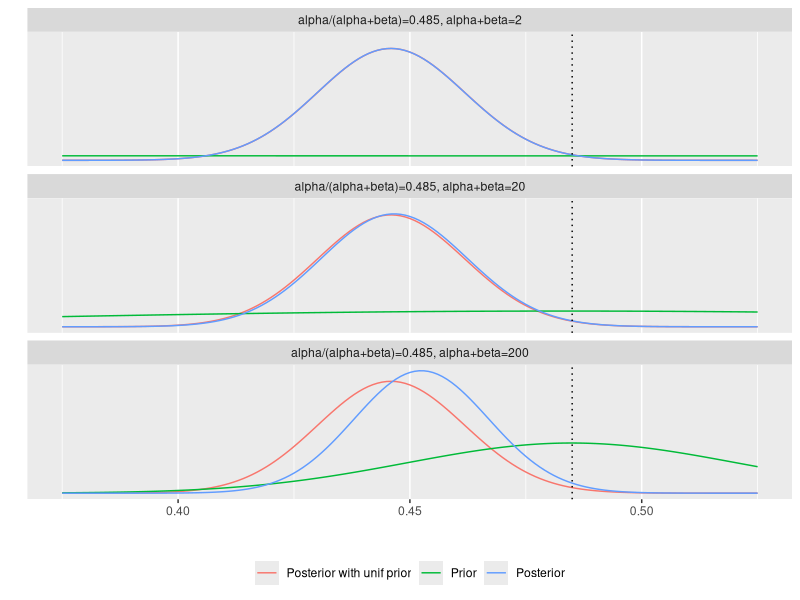

The R source for this figure:
# Bayesian data analysis
# Aki Vehtari <Aki.Vehtari@aalto.fi>
# Markus Paasiniemi <Markus.Paasiniemi@aalto.fi>

# Probability of a girl birth given placenta previa (BDA3 p. 37).
# Illustrate the effect of prior.
# Comparison of posterior distributions with different
# parameter values for the beta prior distribution.

# ggplot2 is used for plotting, tidyr for manipulating data frames
library(ggplot2)
library(tidyr)

# Prior, posterior and data:
# observed data, 437 girls and 543 boys
a <- 437
b <- 543

# Evaluate densities at evenly spaced points between 0.375 and 0.525
df1 <- data.frame(x = seq(0.375, 0.525, 0.001))

# Posterior with Beta(1,1), ie. uniform prior
df1$pu <- dbeta(df1$x, a+1, b+1)

# 3 different choices for priors, Beta(0.485*2,(1-0.485)*2),
# Beta(0.485*20,(1-0.485)*20) and Beta(0.485*200,(1-0.485)*200)
n <- c(2, 20, 200) # prior counts
apr <- 0.485 # prior ratio of success

# helperf returns for given number of prior observations, prior ratio
# of successes, number of observed successes and failures and a data
# frame with values of x, a new data frame with prior and posterior
# values evaluated at points x.
helperf <- function(n, apr, a, b, df)
  cbind(df, pr = dbeta(df$x, n*apr, n*(1-apr)), po = dbeta(df$x, n*apr + a, n*(1-apr) + b), n = n)

# lapply function over prior counts n and gather results into key-value pairs.
df2 <- lapply(n, helperf, apr, a, b, df1) %>% do.call(rbind, args = .) %>%
  gather(grp, p, -c(x, n), factor_key = T)

# add correct labels for plotting
df2$title <- factor(paste0('alpha/(alpha+beta)=0.485, alpha+beta=',df2$n))
levels(df2$grp) <- c('Posterior with unif prior', 'Prior', 'Posterior')

# plot distributions
ggplot(data = df2) +
  geom_line(aes(x, p, color = grp)) +
  geom_vline(xintercept = 0.485, linetype = 'dotted') +
  facet_wrap(~title, ncol = 1) +
  labs(x = '', y = '') +
  scale_y_continuous(breaks = NULL) +
  theme(legend.position = 'bottom', legend.title = element_blank())

